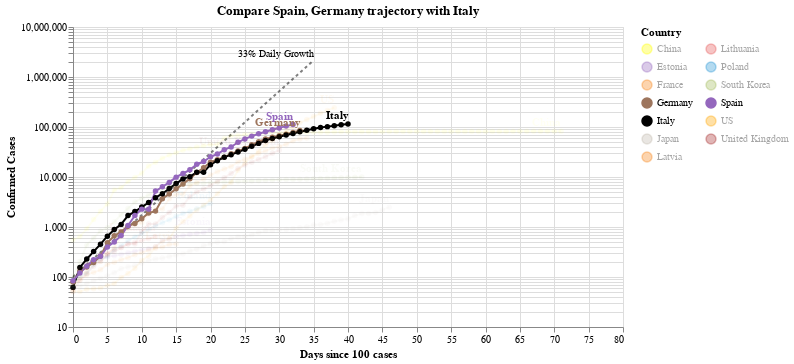

Here is the notebook cell this chart was saved with:
### Code cell
#hide_input
chart2 = make_since_chart(['Spain', 'Germany'])
chart2

### Figure 1 — Vega-Lite specification as saved in the notebook (floating-point values rounded to 4 significant figures; data arrays with more than 128 entries replaced by an {"elided": "..."} marker saying what was removed)
{"config": {"view": {"continuousWidth": 400, "continuousHeight": 300}}, "layer": [{"mark": {"type": "line", "color": "black", "opacity": 0.5, "strokeDash": [3, 3]}, "encoding": {"x": {"type": "quantitative", "field": "Days since 100 cases"}, "y": {"type": "quantitative", "field": "Confirmed Cases"}}}, {"mark": {"type": "text", "align": "right", "dy": -6, "fontSize": 10, "text": "33% Daily Growth"}, "encoding": {"x": {"type": "quantitative", "field": "Days since 100 cases"}, "y": {"type": "quantitative", "field": "Confirmed Cases"}}, "transform": [{"filter": "(datum['Days since 100 cases'] >= 35)"}]}, {"data": {"name": "data-5325ae92dd911d83e649876d2d40ae6c"}, "mark": {"type": "line", "point": true}, "encoding": {"color": {"type": "nominal", "field": "Country", "legend": {"columns": 2}, "scale": {"domain": ["China", "Estonia", "France", "Germany", "Italy", "Japan", "Latvia", "Lithuania", "Poland", "South Korea", "Spain", "US", "United Kingdom"], "range": ["yellow", "#9467bd", "#F58518", "#9D755D", "black", "#C1B7AD", "#F58518", "#E45756", "#2495D3", "#A1BA59", "#9467bd", "orange", "brown"]}}, "opacity": {"condition": {"value": 1, "selection": "selector003"}, "value": 0.05}, "tooltip": [{"type": "nominal", "field": "Country"}, {"type": "temporal", "field": "Date"}, {"type": "quantitative", "field": "Confirmed Cases"}, {"type": "quantitative", "field": "Days since 100 cases"}], "x": {"type": "quantitative", "field": "Days since 100 cases"}, "y": {"type": "quantitative", "field": "Confirmed Cases", "scale": {"type": "log"}}}, "selection": {"selector003": {"type": "multi", "fields": ["Country"], "bind": "legend", "init": [{"Country": "Spain"}, {"Country": "Germany"}, {"Country": "Italy"}]}}, "width": 550}, {"data": {"name": "data-5325ae92dd911d83e649876d2d40ae6c"}, "mark": {"type": "text", "align": "right", "dy": -8, "fontWeight": "bold"}, "encoding": {"color": {"type": "nominal", "field": "Country", "legend": {"columns": 2}, "scale": {"domain": ["China", "Estonia", "France", "Germany", "Italy", "Japan", "Latvia", "Lithuania", "Poland", "South Korea", "Spain", "US", "United Kingdom"], "range": ["yellow", "#9467bd", "#F58518", "#9D755D", "black", "#C1B7AD", "#F58518", "#E45756", "#2495D3", "#A1BA59", "#9467bd", "orange", "brown"]}}, "opacity": {"condition": {"value": 1, "selection": "selector003"}, "value": 0.05}, "text": {"type": "nominal", "field": "Country"}, "tooltip": [{"type": "nominal", "field": "Country"}, {"type": "temporal", "field": "Date"}, {"type": "quantitative", "field": "Confirmed Cases"}, {"type": "quantitative", "field": "Days since 100 cases"}], "x": {"type": "quantitative", "field": "Days since 100 cases"}, "y": {"type": "quantitative", "field": "Confirmed Cases", "scale": {"type": "log"}}}, "transform": [{"filter": "(datum['Date'] >= 1585785600000)"}], "width": 550}], "data": {"name": "data-c1a3bbf4dd040f2e7e8e7a69520e3c2a"}, "title": "Compare Spain, Germany trajectory with Italy", "$schema": "https://vega.github.io/schema/vega-lite/v4.0.2.json", "datasets": {"data-c1a3bbf4dd040f2e7e8e7a69520e3c2a": [{"Days since 100 cases": 0, "Confirmed Cases": 100.0}, {"Days since 100 cases": 1, "Confirmed Cases": 133.0}, {"Days since 100 cases": 2, "Confirmed Cases": 176.9}, {"Days since 100 cases": 3, "Confirmed Cases": 235.3}, {"Days since 100 cases": 4, "Confirmed Cases": 312.9}, {"Days since 100 cases": 5, "Confirmed Cases": 416.2}, {"Days since 100 cases": 6, "Confirmed Cases": 553.5}, {"Days since 100 cases": 7, "Confirmed Cases": 736.1}, {"Days since 100 cases": 8, "Confirmed Cases": 979.1}, {"Days since 100 cases": 9, "Confirmed Cases": 1302.0}, {"Days since 100 cases": 10, "Confirmed Cases": 1732.0}, {"Days since 100 cases": 11, "Confirmed Cases": 2303.0}, {"Days since 100 cases": 12, "Confirmed Cases": 3064.0}, {"Days since 100 cases": 13, "Confirmed Cases": 4074.0}, {"Days since 100 cases": 14, "Confirmed Cases": 5419.0}, {"Days since 100 cases": 15, "Confirmed Cases": 7207.0}, {"Days since 100 cases": 16, "Confirmed Cases": 9586.0}, {"Days since 100 cases": 17, "Confirmed Cases": 12750.0}, {"Days since 100 cases": 18, "Confirmed Cases": 16960.0}, {"Days since 100 cases": 19, "Confirmed Cases": 22550.0}, {"Days since 100 cases": 20, "Confirmed Cases": 29990.0}, {"Days since 100 cases": 21, "Confirmed Cases": 39890.0}, {"Days since 100 cases": 22, "Confirmed Cases": 53060.0}, {"Days since 100 cases": 23, "Confirmed Cases": 70560.0}, {"Days since 100 cases": 24, "Confirmed Cases": 93850.0}, {"Days since 100 cases": 25, "Confirmed Cases": 124800.0}, {"Days since 100 cases": 26, "Confirmed Cases": 166000.0}, {"Days since 100 cases": 27, "Confirmed Cases": 220800.0}, {"Days since 100 cases": 28, "Confirmed Cases": 293700.0}, {"Days since 100 cases": 29, "Confirmed Cases": 390600.0}, {"Days since 100 cases": 30, "Confirmed Cases": 519500.0}, {"Days since 100 cases": 31, "Confirmed Cases": 690900.0}, {"Days since 100 cases": 32, "Confirmed Cases": 918900.0}, {"Days since 100 cases": 33, "Confirmed Cases": 1222000.0}, {"Days since 100 cases": 34, "Confirmed Cases": 1625000.0}, {"Days since 100 cases": 35, "Confirmed Cases": 2162000.0}], "data-5325ae92dd911d83e649876d2d40ae6c": {"elided": "446 records"}}}
